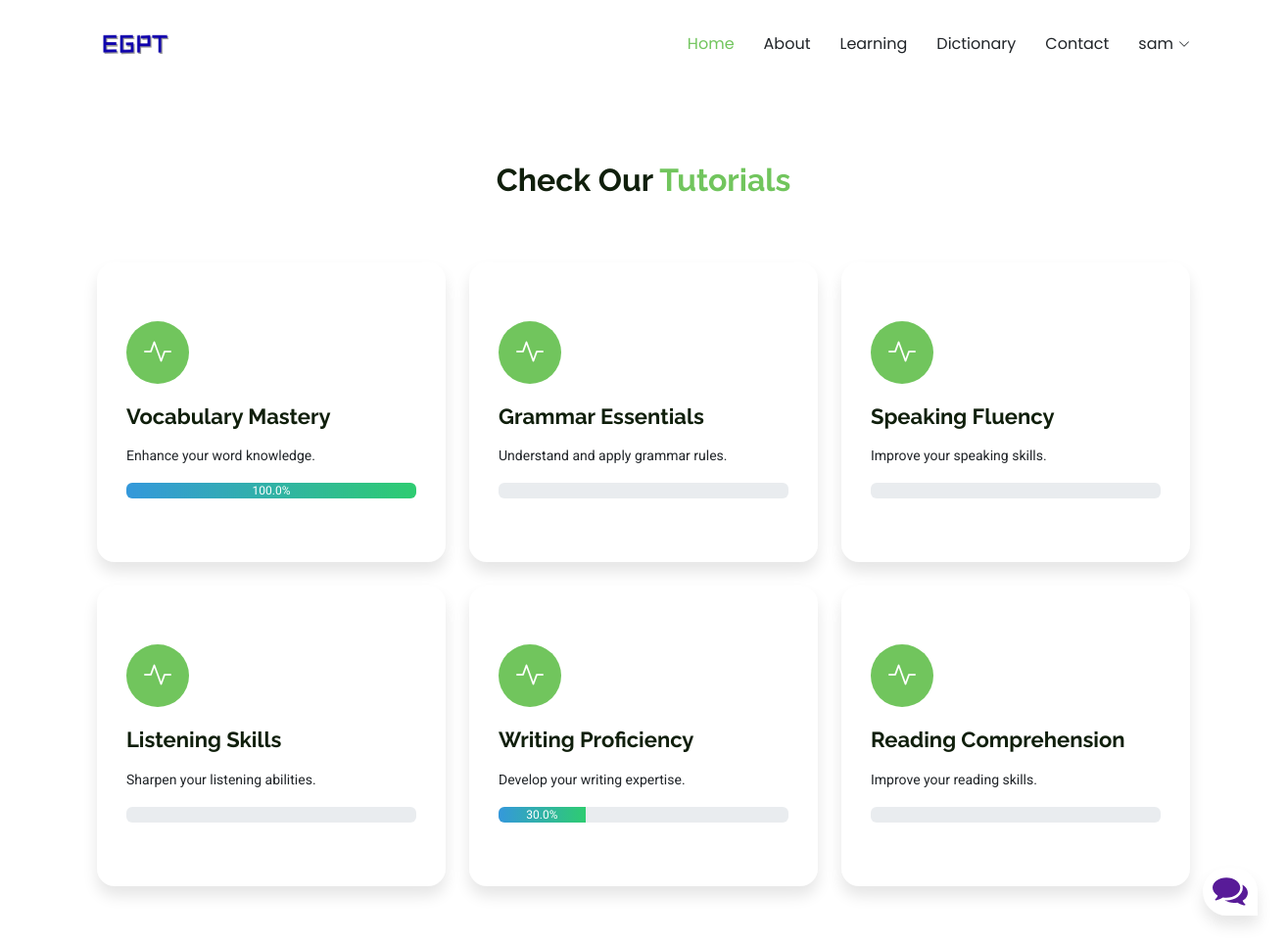
The page /learning (signed in) on the database its author committed.
### EGPT/models.py (models this page shows, shortened)
class User(db.Model, UserMixin):
    id = db.Column(db.Integer, primary_key=True)
    first_name = db.Column(db.String(20), nullable=False)
    last_name = db.Column(db.String(20), nullable=False)
    username = db.Column(db.String(20), unique=True, nullable=False)
    email = db.Column(db.String(120), unique=True, nullable=False)
    image_file = db.Column(db.String(20), nullable=False, default='default.jpg')
    password = db.Column(db.String(60), nullable=False)
    progress = db.relationship('UserProgress', backref='user', lazy=True)
    messages = db.relationship('Messages', backref='user', lazy=True)

class Service(db.Model):
    id = db.Column(db.Integer, primary_key=True)
    name = db.Column(db.String(100), unique=True, nullable=False)
    description = db.Column(db.Text, nullable=True)
    tutorials = db.relationship('Tutorial', backref='service', lazy=True)

### EGPT/main/routes.py (the view)
@main.route('/learning', methods=['GET'])
def learning():
    services = Service.query.all()
    service_list = []
    for service in services:
        total_tutorials = len(service.tutorials)
        if current_user.is_authenticated:
            viewed_tutorials = UserProgress.query.filter_by(user_id=current_user.id, is_viewed=True).filter(UserProgress.tutorial_id.in_([t.id for t in service.tutorials])).count()
            progress = (viewed_tutorials / total_tutorials) * 100 if total_tutorials > 0 else 0
        else:
            progress = 0
        service_list.append({
            'name': service.name,
            'description': service.description,
            'progress': progress
        })
    return render_template('learning.html', services=service_list)

### EGPT/models.py (called while the page is built)
@login_manager.user_loader
def load_user(user_id):
    return User.query.get(int(user_id))

### EGPT/templates/learning.html
{% extends 'layout.html' %}
{% block content %}
<link href="{{url_for('static', filename='css/services.css')}}" rel="stylesheet">
<section id="services" class="services section">
  <div class="container section-title" data-aos="fade-up">
    <div><span>Check Our</span> <span class="description-title">Tutorials</span></div>
  </div>
  <div class="container">
    <div class="row gy-4">
      {% for service in services %}
    <div class="col-lg-4 col-md-6" data-aos="fade-up" data-aos-delay="{{ loop.index * 100 }}">
        <div class="service-item position-relative">
            <div class="icon">
                <i class="bi bi-activity"></i>
            </div>
            <a href="{{ url_for('main.service_detail', service_name=service.name.replace(' ', '_')) }}" class="stretched-link">
                <h3>{{ service.name }}</h3>
            </a>
            <p>{{ service.description }}</p>
            <div class="progress mt-3">
                <div class="progress-bar" role="progressbar" style="width: {{ service.progress }}%;" aria-valuenow="{{ service.progress }}" aria-valuemin="0" aria-valuemax="100">{{ service.progress }}%</div>
            </div>
        </div>
    </div>
{% endfor %}
    </div>
  </div>
</section>
{% endblock content %}

### EGPT/templates/layout.html (shortened to what this page needs)
<!DOCTYPE html>
<html lang="en">
<head>
  <link href="{{url_for('static', filename='vendor/bootstrap/css/bootstrap.min.css')}}" rel="stylesheet">
  <link href="{{url_for('static', filename='vendor/bootstrap-icons/bootstrap-icons.css')}}" rel="stylesheet">
  <link href="{{url_for('static', filename='vendor/aos/aos.css')}}" rel="stylesheet">
  <link href="{{url_for('static', filename='vendor/glightbox/css/glightbox.min.css')}}" rel="stylesheet">
  <link href="{{url_for('static', filename='css/main.css')}}" rel="stylesheet">
  <link href="{{url_for('static', filename='css/chatbot.css')}}" rel="stylesheet">
  <link href="{{url_for('static', filename='css/about.css')}}" rel="stylesheet">
  <link href="{{url_for('static', filename='css/contact.css')}}" rel="stylesheet">
</head>
<body class="index-page">
  <header id="header" class="header d-flex align-items-center sticky-top">
    <div class="container-fluid container-xl position-relative d-flex align-items-center justify-content-between">
      <a href="{{url_for('main.home')}}" class="logo d-flex align-items-center">
        <img src="{{url_for('static', filename='img/egpt.png')}}" alt="">
      </a>
      <nav id="navmenu" class="navmenu">
        <ul>
          <li><a href="{{url_for('main.home')}}" class="active">Home</a></li>
          <li><a href="{{url_for('main.about')}}">About</a></li>
          {% if current_user.is_authenticated %}
            <li><a href="{{url_for('main.learning')}}">Learning</a></li>
          {%endif %}
          <li><a href="{{url_for('main.dictionary')}}">Dictionary</a></li>
          <li><a href="{{url_for('main.contact_us')}}">Contact</a></li>
          {% if current_user.is_authenticated %}
          <li class="dropdown"><a href="#"><span> {{current_user.username}}</span> <i class="bi bi-chevron-down toggle-dropdown"></i></a>
          </li>
          {%else:%}
            <li><a href="{{ url_for('users.register') }}">Login/SignUp</a></li>
          {%endif%}
        </ul>
      </nav>
    </div>
  </header>
  <main>
 {% block content %}{% endblock %}
 <div class="chatbox">
  <div class="chatbox__button">
      <button><img src="{{ url_for('static', filename='img/chatbox-icon.svg') }}" /></button>
  </div>
</div>
</main>
</body>
</html>

### EGPT/static/css/main.css (style rules this page uses)
:root { --default-font: "Roboto", system-ui, -apple-system, "Segoe UI", Roboto, "Helvetica Neue", Arial, "Noto Sans", "Liberation Sans", sans-serif, "Apple Color Emoji", "Segoe UI Emoji", "Segoe UI Symbol", "Noto Color Emoji"; --heading-font: "Raleway", sans-serif; --nav-font: "Poppins", sans-serif; }
:root { --background-color: #ffffff; --default-color: #212529; --heading-color: #101f0c; --accent-color: #71c55d; --surface-color: #ffffff; --contrast-color: #ffffff; }
:root { --nav-color: #212529; --nav-hover-color: #71c55d; --nav-mobile-background-color: #ffffff; --nav-dropdown-background-color: #ffffff; --nav-dropdown-color: #212529; --nav-dropdown-hover-color: #71c55d; }
:root { scroll-behavior: smooth; }
body { color: var(--default-color); background-color: var(--background-color); font-family: var(--default-font); }
a { color: var(--accent-color); text-decoration: none; transition: 0.3s; }
h1, h2, h3, h4, h5, h6 { color: var(--heading-color); font-family: var(--heading-font); }
.header { color: var(--default-color); background-color: var(--background-color); padding: 15px 0; transition: all 0.5s; z-index: 997; }
.header .logo { line-height: 1; }
.header .logo img { max-height: 32px; margin-right: 8px; }
@media (min-width: 1200px) { .navmenu { padding: 0; } }
@media (min-width: 1200px) { .navmenu ul { margin: 0; padding: 0; display: flex; list-style: none; align-items: center; } }
@media (min-width: 1200px) { .navmenu li { position: relative; } }
@media (min-width: 1200px) { .navmenu a, .navmenu a:focus { color: var(--nav-color); padding: 18px 15px; font-size: 16px; font-family: var(--nav-font); font-weight: 400; display: flex; align-items: center; justify-content: space-between; white-space: nowrap; transition: 0.3s; } }
@media (min-width: 1200px) { .navmenu a i, .navmenu a:focus i { font-size: 12px; line-height: 0; margin-left: 5px; transition: 0.3s; } }
@media (min-width: 1200px) { .navmenu li:last-child a { padding-right: 0; } }
@media (min-width: 1200px) { .navmenu li:hover>a, .navmenu .active, .navmenu .active:focus { color: var(--nav-hover-color); } }
section, .section { color: var(--default-color); background-color: var(--background-color); padding: 60px 0; scroll-margin-top: 90px; overflow: clip; }
.section-title { text-align: center; padding-bottom: 60px; position: relative; }
.section-title div { color: var(--heading-color); margin: 10px 0 0 0; font-size: 32px; font-weight: 700; font-family: var(--heading-font); }
.section-title div .description-title { color: var(--accent-color); }
.description-title { color: var(--accent-color); }

### EGPT/static/css/chatbot.css (style rules this page uses)
.chatbox { position: absolute; bottom: 30px; right: 30px; }
.chatbox__button { text-align: right; }
.chatbox__button button, .chatbox__button button:focus, .chatbox__button button:visited { padding: 10px; background: white; border: none; outline: none; border-top-left-radius: 50px; border-top-right-radius: 50px; border-bottom-left-radius: 50px; box-shadow: 0px 10px 15px rgba(0, 0, 0, 0.1); cursor: pointer; }

### EGPT/static/css/services.css (style rules this page uses)
.services .service-item { background-color: var(--surface-color); box-shadow: 0px 5px 90px 0px rgba(0, 0, 0, 0.1); padding: 60px 30px; transition: all ease-in-out 0.3s; border-radius: 18px; border-bottom: 5px solid var(--surface-color); height: 100%; }
.services .service-item .icon { color: var(--contrast-color); background: var(--accent-color); margin: 0; width: 64px; height: 64px; border-radius: 50px; display: flex; align-items: center; justify-content: center; margin-bottom: 20px; font-size: 28px; transition: ease-in-out 0.3s; }
.services .service-item h3 { font-weight: 700; margin: 10px 0 15px 0; font-size: 22px; transition: ease-in-out 0.3s; }
.progress-bar { background: linear-gradient(90deg, #3498db, #2ecc71); transition: width 0.6s ease; }
.services .service-item p { line-height: 24px; font-size: 14px; margin-bottom: 0; }
.services .service-item { box-shadow: 0 10px 15px rgba(0, 0, 0, 0.1); }
.progress-bar { transition: width 0.5s ease-in-out; }
body { background: #ecf0f3; }

### rows shown on the page
User: username "sam"
Service: name "Vocabulary Mastery", description "Enhance your word knowledge.", progress "100.0"
Service: name "Grammar Essentials", description "Understand and apply grammar rules."
Service: name "Speaking Fluency", description "Improve your speaking skills."
Service: name "Listening Skills", description "Sharpen your listening abilities."
Service: name "Writing Proficiency", description "Develop your writing expertise.", progress "30.0"
Service: name "Reading Comprehension", description "Improve your reading skills."
